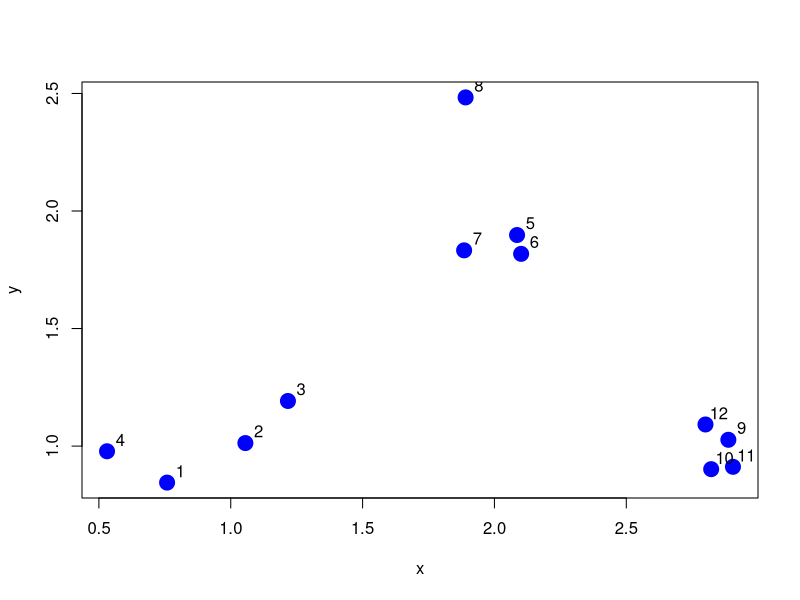

The R source for this figure:
## ---- chunk 1
knitr::opts_chunk$set(echo = TRUE)
## ---- chunk 2
set.seed(1234)
x <- rnorm(12, mean = rep(1:3, each = 4), sd = 0.2)
y <- rnorm(12, mean = rep(c(1, 2, 1), each = 4), sd = 0.2)
plot(x, y, col = "blue", pch = 19, cex = 2)
text(x + 0.05, y + 0.05, labels = as.character(1:12))
